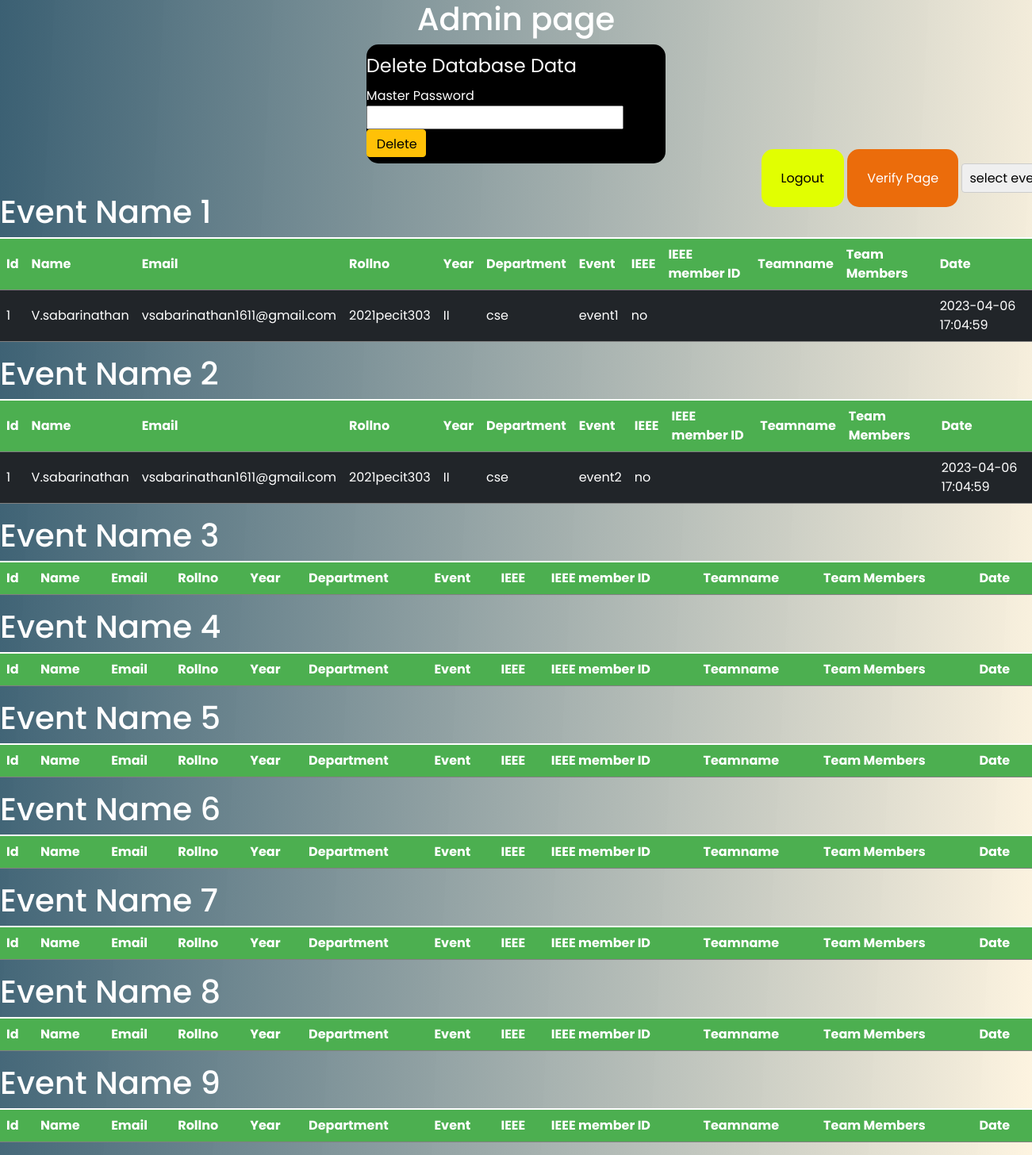
Page /admin (signed in) on the earlier database version.
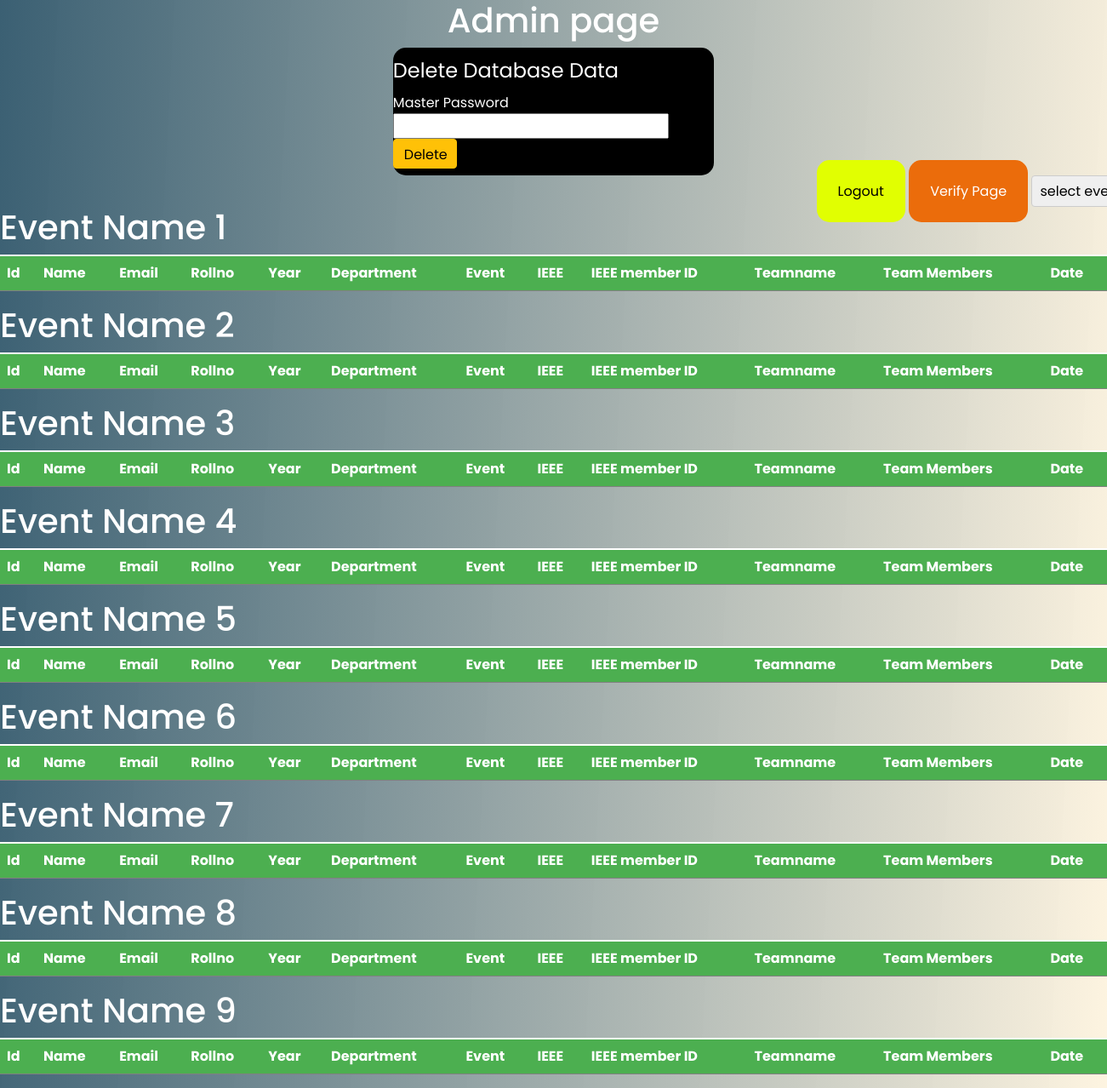
Same page on the later database version.
### website/models.py (models this page shows)
class Event1(db.Model):
    id = db.Column(db.Integer, primary_key=True)
    name=db.Column(db.String(100))
    email = db.Column(db.String(150))
    rollno=db.Column(db.String(100),unique=True)
    dept=db.Column(db.String(100))
    ieee=db.Column(db.String(10))
    year=db.Column(db.String(10))
    event=db.Column(db.String(100))
    teamname=db.Column(db.String(500))
    team_members=db.Column(db.String(500))
    date = db.Column(db.DateTime(timezone=True), default=func.now())

class Event2(db.Model):
    id = db.Column(db.Integer, primary_key=True)
    name=db.Column(db.String(100))
    email = db.Column(db.String(150))
    rollno=db.Column(db.String(100),unique=True)
    dept=db.Column(db.String(100))
    ieee=db.Column(db.String(10))
    year=db.Column(db.String(10))
    event=db.Column(db.String(100))
    teamname=db.Column(db.String(500))
    team_members=db.Column(db.String(500))
    date = db.Column(db.DateTime(timezone=True), default=func.now())

### website/views.py (the view)
@views.route('/admin', methods=['GET', 'POST'])
@login_required
def admin():
    if (current_user.admin == True):
        event1 = Event1.query.order_by(Event1.date)
        event2 = Event2.query.order_by(Event2.date)
        event3 = Event3.query.order_by(Event3.date)
        event4 = Event4.query.order_by(Event4.date)
        event5 = Event5.query.order_by(Event5.date)
        event6 = Event6.query.order_by(Event6.date)
        event7 = Event7.query.order_by(Event7.date)
        event8 = Event8.query.order_by(Event8.date)
        event9 = Event9.query.order_by(Event9.date)
    else:
        return redirect(url_for('auth.login'))
    return render_template("admin.html", event1=event1, event2=event2, event3=event3, event4=event4, event5=event5, event6=event6, event7=event7, event8=event8, event9=event9)

### website/templates/admin.html (shortened to what this page needs)
<!DOCTYPE html>
<html lang="en">
<head>
  <link rel="stylesheet" href="https://cdnjs.cloudflare.com/ajax/libs/font-awesome/6.0.0-beta3/css/all.min.css" />
  <link rel="stylesheet" href="/static/css/admin.css">
  <link href="https://cdn.jsdelivr.net/npm/bootstrap@5.1.3/dist/css/bootstrap.min.css" rel="stylesheet"
>
</head>
<body>
  <h1>Admin page</h1>
  <div class="top">
    <legend>Delete Database Data</legend>
    <form method="post" action="{{url_for('views.delete')}}">
      <label for="password">Master Password</label>
      <input name="pass" type="password">
      <button class="btn btn-warning" type="submit">Delete</button>
    </form>
  </div>
  <div class="bottom">
    <a class="logout" href="{{url_for('auth.logout')}}">Logout</a>
    <a class="verify" href="{{url_for('views.upload_photo')}}">Verify Page</a>
    <select name="filter" id="filter">
      <option value="0">select event</option>
    </select>
  </div>
  <div class="event1 table table-dark table-striped">
    <h1>Event Name 1</h1>
    <table>
      <tr>
        <th>Id</th>
        <th>Name</th>
        <th>Email</th>
        <th>Rollno</th>
        <th>Year</th>
        <th>Department</th>
        <th>Event</th>
        <th>IEEE</th>
        <th>IEEE member ID</th>
        <th>Teamname</th>
        <th>Team Members</th>
        <th>Date</th>
      </tr>
      <tbody>
        {% for event1 in event1 %}
        <tr>
          <td>{{event1.id}}</td>
          <td>{{event1.name}}</td>
          <td>{{event1.email}}</td>
          <td>{{event1.rollno}}</td>
          <td>{{event1.year}}</td>
          <td>{{event1.dept}}</td>
          <td>{{event1.event}}</td>
          <td>{{event1.ieee}}</td>
          <td>{{event1.i3emid}}</td>
          <td>{{event1.teamname}}</td>
          <td>{{event1.team_members}}</td>
          <td>{{event1.date}}</td>
        </tr>
        {%endfor%}
      </tbody>
    </table>
  </div>
  <div class="event2 table table-dark table-striped">
    <h1>Event Name 2</h1>
    <table>
      <tr>
        <th>Id</th>
        <th>Name</th>
        <th>Email</th>
        <th>Rollno</th>
        <th>Year</th>
        <th>Department</th>
        <th>Event</th>
        <th>IEEE</th>
        <th>IEEE member ID</th>
        <th>Teamname</th>
        <th>Team Members</th>
        <th>Date</th>
      </tr>
      <tbody>
        {% for event2 in event2 %}
        <tr>
          <td>{{event2.id}}</td>
          <td>{{event2.name}}</td>
          <td>{{event2.email}}</td>
          <td>{{event2.rollno}}</td>
          <td>{{event2.year}}</td>
          <td>{{event2.dept}}</td>
          <td>{{event2.event}}</td>
          <td>{{event2.ieee}}</td>
          <td>{{event2.i3emid}}</td>
          <td>{{event2.teamname}}</td>
          <td>{{event2.team_members}}</td>
          <td>{{event2.date}}</td>
        </tr>
        {%endfor%}
      </tbody>
    </table>
  </div>
  <div class="event3 table table-dark table-striped">
    <h1>Event Name 3</h1>
    <table>
      <tr>
        <th>Id</th>
        <th>Name</th>
        <th>Email</th>
        <th>Rollno</th>
        <th>Year</th>
        <th>Department</th>
        <th>Event</th>
        <th>IEEE</th>
        <th>IEEE member ID</th>
        <th>Teamname</th>
        <th>Team Members</th>
        <th>Date</th>
      </tr>
    </table>
  </div>
  <div class="event4 table table-dark table-striped">
    <h1>Event Name 4</h1>
    <table>
      <tr>
        <th>Id</th>
        <th>Name</th>
        <th>Email</th>
        <th>Rollno</th>
        <th>Year</th>
        <th>Department</th>
        <th>Event</th>
        <th>IEEE</th>
        <th>IEEE member ID</th>
        <th>Teamname</th>
        <th>Team Members</th>
        <th>Date</th>
      </tr>
    </table>
  </div>
  <div class="event5 table table-dark table-striped">
    <h1>Event Name 5</h1>
    <table>
      <tr>
        <th>Id</th>
        <th>Name</th>
        <th>Email</th>
        <th>Rollno</th>
        <th>Year</th>
        <th>Department</th>
        <th>Event</th>
        <th>IEEE</th>
        <th>IEEE member ID</th>
        <th>Teamname</th>
        <th>Team Members</th>
        <th>Date</th>
      </tr>
    </table>
  </div>
  <div class="event6 table table-dark table-striped">
    <h1>Event Name 6</h1>
    <table>
      <tr>
        <th>Id</th>
        <th>Name</th>
        <th>Email</th>
        <th>Rollno</th>
        <th>Year</th>
        <th>Department</th>
        <th>Event</th>
        <th>IEEE</th>
        <th>IEEE member ID</th>
        <th>Teamname</th>
        <th>Team Members</th>
        <th>Date</th>
      </tr>
    </table>
  </div>
  <div class="event7 table table-dark table-striped">
    <h1>Event Name 7</h1>
    <table>
      <tr>
        <th>Id</th>
        <th>Name</th>
        <th>Email</th>
        <th>Rollno</th>
        <th>Year</th>
        <th>Department</th>
        <th>Event</th>
        <th>IEEE</th>
        <th>IEEE member ID</th>
        <th>Teamname</th>
        <th>Team Members</th>
        <th>Date</th>
      </tr>
    </table>
  </div>
  <div class="event8 table table-dark table-striped">
    <h1>Event Name 8</h1>
    <table>
      <tr>
        <th>Id</th>
        <th>Name</th>
        <th>Email</th>
        <th>Rollno</th>
        <th>Year</th>
        <th>Department</th>
        <th>Event</th>
        <th>IEEE</th>
        <th>IEEE member ID</th>
        <th>Teamname</th>
        <th>Team Members</th>
        <th>Date</th>
      </tr>
    </table>
  </div>
  <div class="event9 table table-dark table-striped">
    <h1>Event Name 9</h1>
    <table>
      <tr>
        <th>Id</th>
        <th>Name</th>
        <th>Email</th>
        <th>Rollno</th>
        <th>Year</th>
        <th>Department</th>
        <th>Event</th>
        <th>IEEE</th>
        <th>IEEE member ID</th>
        <th>Teamname</th>
        <th>Team Members</th>
        <th>Date</th>
      </tr>
    </table>
  </div>
</body>
</html>

### website/static/css/admin.css (style rules this page uses)
* { margin: 0; box-sizing: border-box; font-family: 'Poppins', sans-serif; }
body { background: linear-gradient(273deg, #fdf0d5ba, #003049c4); display: flex; flex-direction: column; flex-wrap: wrap; align-content: center; align-items: center; }
a { width: 35px; height: 25px; color: black; background-color: aqua; }
h1 { color: #fff; font-size: 20px; }
.btn-warning { color: #000; background-color: #ffc107; border-color: #ffc107; width: 75px; height: 35px; }
.top { width: 29%; color: #fff; height: 150px; display: flex; flex-wrap: wrap; background: #000; border-radius: 15px; align-content: center; justify-content: center; align-items: center; }
table { border-collapse: collapse; width: 100%; }
th, td { text-align: left; padding: 8px; }
th { background-color: #4caf50; color: white; }
select { margin-bottom: 10px; padding: 5px; border: 1px solid #ccc; border-radius: 4px; }
.bottom { top:0px; left: 500px; position: relative; }
.logout { width: 100px; background-color: #e1ff01; padding: 25px; border: 0px; border-radius: 15px; text-decoration: none; color: #000000; }
.verify { width: 100px; background-color: #eb6c0b; padding: 25px; border: 0px; border-radius: 15px; text-decoration: none; color: white; }

Differences in the rows shown:
removed Event1: id "1", name "V.sabarinathan", email "vsabarinathan1611@gmail.com", rollno "2021pecit303", year "II", dept "cse", event "event1", ieee "no", date "2023-04-06 17:04:59"
removed Event2: id "1", name "V.sabarinathan", email "vsabarinathan1611@gmail.com", rollno "2021pecit303", year "II", dept "cse", event "event2", ieee "no", date "2023-04-06 17:04:59"
